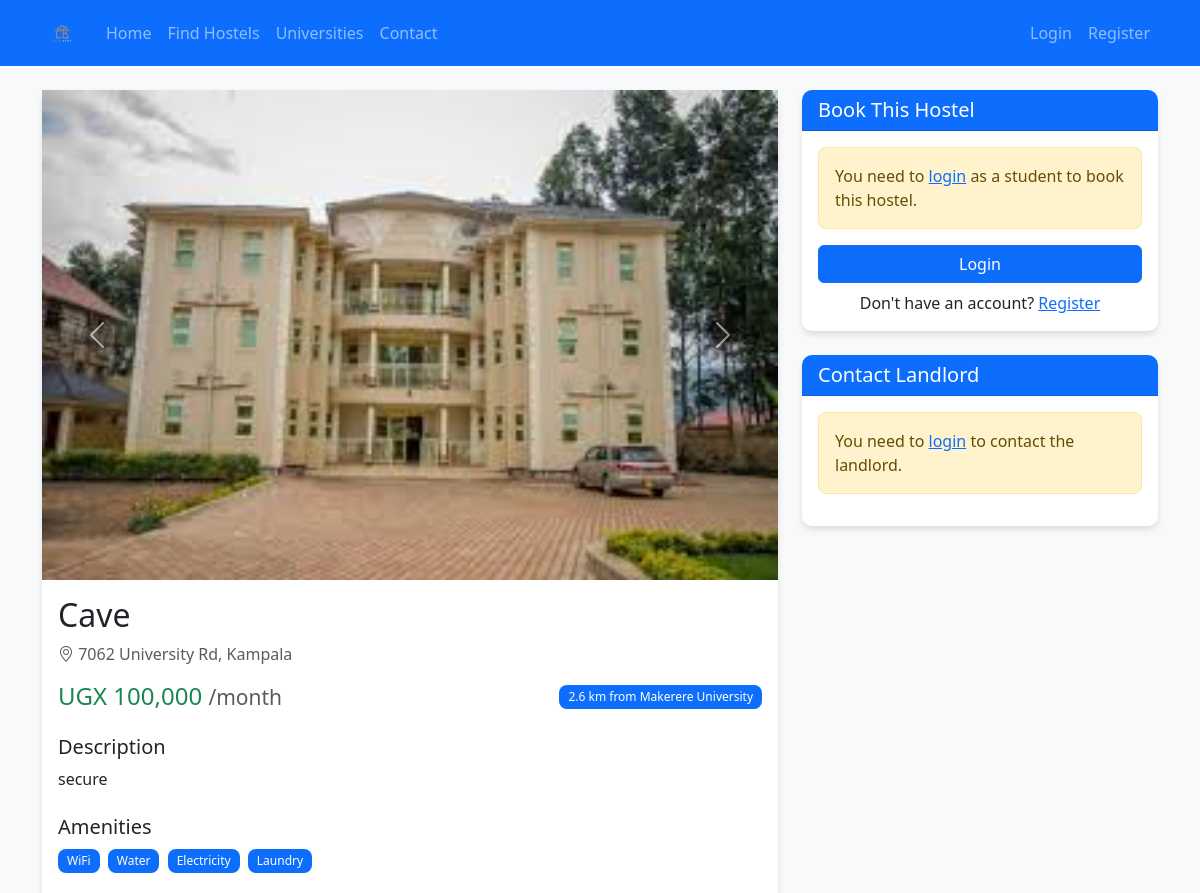
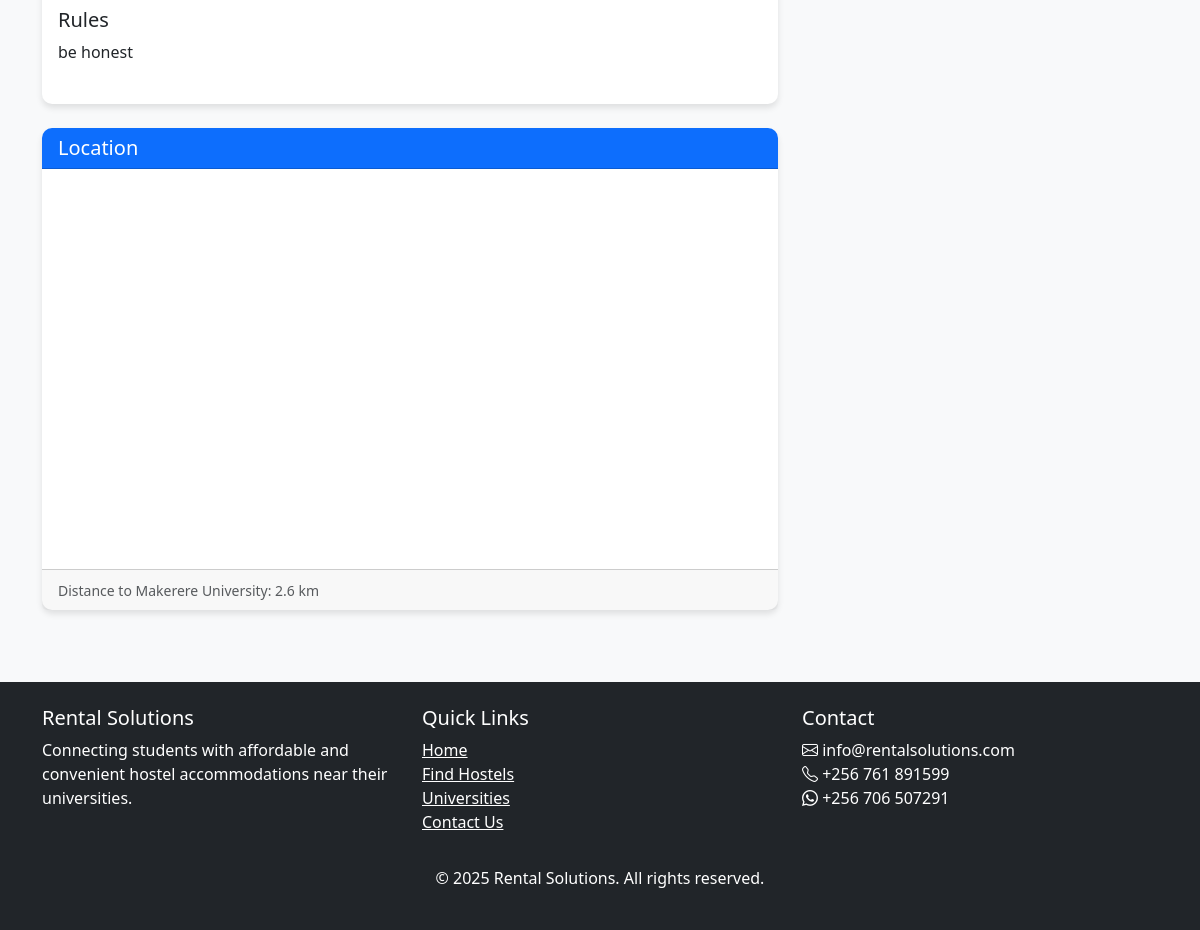
Page /hostel-details.php?id=3 on the committed database (2 pictures, top to bottom).
### tables this page shows
CREATE TABLE `hostel_images` (
  `image_id` int(11) NOT NULL,
  `hostel_id` int(11) NOT NULL,
  `image_path` varchar(255) NOT NULL,
  `is_primary` tinyint(1) DEFAULT 0
);

CREATE TABLE `hostels` (
  `hostel_id` int(11) NOT NULL,
  `landlord_id` int(11) NOT NULL,
  `name` varchar(100) NOT NULL,
  `description` text DEFAULT NULL,
  `address` text NOT NULL,
  `latitude` decimal(10,8) NOT NULL,
  `longitude` decimal(11,8) NOT NULL,
  `price_per_month` decimal(10,2) NOT NULL,
  `rooms_available` int(11) NOT NULL,
  `university_id` int(11) NOT NULL,
  `distance_to_university` decimal(5,2) DEFAULT NULL,
  `amenities` text DEFAULT NULL,
  `rules` text DEFAULT NULL,
  `created_at` timestamp NOT NULL DEFAULT current_timestamp(),
  `updated_at` timestamp NOT NULL DEFAULT current_timestamp() ON UPDATE current_timestamp()
);

CREATE TABLE `universities` (
  `university_id` int(11) NOT NULL,
  `name` varchar(100) NOT NULL,
  `location` varchar(100) NOT NULL,
  `latitude` decimal(10,8) NOT NULL,
  `longitude` decimal(11,8) NOT NULL,
  `logo` varchar(255) DEFAULT NULL
);

### functions.php (called while the page is built, shortened)
<?php
require_once __DIR__ . '/db.php';
function calculate_distance($lat1, $lon1, $lat2, $lon2) {
    $theta = $lon1 - $lon2;
    $dist = sin(deg2rad($lat1)) * sin(deg2rad($lat2)) +
            cos(deg2rad($lat1)) * cos(deg2rad($lat2)) * cos(deg2rad($theta));
    $dist = acos($dist);
    $dist = rad2deg($dist);
    $miles = $dist * 60 * 1.1515;
    return round($miles * 1.609344, 2);
}
function get_hostel($hostel_id) {
    global $conn;
    $query = "SELECT h.*, u.name AS university_name, u.latitude AS uni_lat, u.longitude AS uni_lon
            FROM hostels h
        JOIN universities u ON h.university_id = u.university_id
            WHERE h.hostel_id = ?";
    $stmt = $conn->prepare($query);
    $stmt->bind_param("i", $hostel_id);
    $stmt->execute();
    $result = $stmt->get_result();
    return $result->fetch_assoc();
}
function get_hostel_images($hostel_id) {
    global $conn;
    $query = "SELECT * FROM hostel_images WHERE hostel_id = ? ORDER BY is_primary DESC, image_id ASC";
    $stmt = $conn->prepare($query);
    $stmt->bind_param("i", $hostel_id);
    $stmt->execute();
    $result = $stmt->get_result();
    $images = [];
    while ($row = $result->fetch_assoc()) {
        $images[] = $row;
    }
    return $images;
}
?>

### auth.php (called while the page is built, shortened)
<?php
require_once __DIR__ . '/db.php';
require_once __DIR__ . '/functions.php';
function is_logged_in() {
    return isset($_SESSION['user_id']);
}
?>

### hostel-details.php (the view, shortened to what this page needs)
<?php
require_once __DIR__ . '/auth.php';
require_once __DIR__ . '/header.php';
require_once __DIR__ . '/functions.php';
$hostel_id = (int)$_GET['id'];
$hostel = get_hostel($hostel_id);
$images = get_hostel_images($hostel_id);
$amenities = json_decode($hostel['amenities'], true) ?? [];
$distance = calculate_distance(
    $hostel['latitude'], $hostel['longitude'],
    $hostel['uni_lat'], $hostel['uni_lon']
);
?>
<div class="row">
    <div class="col-md-8">
        <div class="card mb-4">
            <div id="hostelCarousel" class="carousel slide" data-bs-ride="carousel">
                <div class="carousel-inner">
                    <?php if (empty($images)): ?>
                        <div class="carousel-item active">
                            <img src="/assets/images/hostel-placeholder.jpg" class="d-block w-100" alt="Hostel Image">
                        </div>
                    <?php else: ?>
                        <?php foreach ($images as $index => $image): ?>
                            <div class="carousel-item <?php echo $index === 0 ? 'active' : ''; ?>">
                                <img src="/uploads/hostel_images/<?php echo htmlspecialchars($image['image_path']); ?>"
                                class="d-block w-100 hostel-detail-image" alt="Hostel Image">
                            </div>
                        <?php endforeach; ?>
                    <?php endif; ?>
                </div>
                <button class="carousel-control-prev" type="button" data-bs-target="#hostelCarousel" data-bs-slide="prev">
                    <span class="carousel-control-prev-icon" aria-hidden="true"></span>
                </button>
                <button class="carousel-control-next" type="button" data-bs-target="#hostelCarousel" data-bs-slide="next">
                    <span class="carousel-control-next-icon" aria-hidden="true"></span>
                </button>
            </div>
            <div class="card-body">
                <h2 class="card-title"><?php echo htmlspecialchars($hostel['name']); ?></h2>
                <p class="text-muted">
                    <i class="bi bi-geo-alt"></i> <?php echo htmlspecialchars($hostel['address']); ?>
                </p>
                <div class="d-flex justify-content-between align-items-center mb-4">
                    <h4 class="text-success mb-0">UGX <?php echo number_format($hostel['price_per_month']); ?> <small class="text-muted">/month</small></h4>
                    <span class="badge bg-primary">
                        <?php echo round($distance, 1); ?> km from <?php echo htmlspecialchars($hostel['university_name']); ?>
                    </span>
                </div>
                <div class="mb-4">
                    <h5>Description</h5>
                    <p><?php echo nl2br(htmlspecialchars($hostel['description'])); ?></p>
                </div>
                <div class="mb-4">
                    <h5>Amenities</h5>
                    <div class="amenities-container">
                        <?php foreach ($amenities as $amenity): ?>
                            <span class="badge bg-primary me-1 mb-1"><?php echo htmlspecialchars($amenity); ?></span>
                        <?php endforeach; ?>
                    </div>
                </div>
                <div class="mb-4">
                    <h5>Rules</h5>
                    <p><?php echo nl2br(htmlspecialchars($hostel['rules'])); ?></p>
                </div>
            </div>
        </div>
        <div class="card mb-4">
            <div class="card-header bg-primary text-white">
                <h5 class="mb-0">Location</h5>
            </div>
            <div class="card-body p-0">
                <div id="hostelMap" style="height: 400px; width: 100%;"></div>
            </div>
            <div class="card-footer">
                <small class="text-muted">
                    Distance to <?php echo htmlspecialchars($hostel['university_name']); ?>: <?php echo round($distance, 1); ?> km
                </small>
            </div>
        </div>
    </div>
    <div class="col-md-4">
        <div class="card mb-4">
            <div class="card-header bg-primary text-white">
                <h5 class="mb-0">Book This Hostel</h5>
            </div>
            <div class="card-body">
                <?php if (is_logged_in() && $_SESSION['user_type'] === 'student'): ?>
                    <form id="bookingForm" method="POST" action="booking.php">
                        <input type="hidden" name="hostel_id" value="<?php echo $hostel_id; ?>">
                        <div class="mb-3">
                            <label for="start_date" class="form-label">Check-in Date</label>
                            <input type="date" class="form-control" id="start_date" name="start_date" required>
                        </div>
                        <div class="mb-3">
                            <label for="duration" class="form-label">Duration (months)</label>
                            <select class="form-select" id="duration" name="duration" required>
                                <option value="1">1 Month</option>
                                <option value="3">3 Months</option>
                                <option value="6">6 Months</option>
                                <option value="12">12 Months</option>
                            </select>
                        </div>
                        <div class="mb-3">
                            <label class="form-label">Payment Method</label>
                            <div class="form-check">
                                <input class="form-check-input" type="radio" name="payment_method" id="mobile_money" value="mobile_money" checked>
                                <label class="form-check-label" for="mobile_money">
                                    Mobile Money
                                </label>
                            </div>
                            <div class="form-check">
                                <input class="form-check-input" type="radio" name="payment_method" id="credit_card" value="credit_card">
                                <label class="form-check-label" for="credit_card">
                                    Credit Card
                                </label>
                            </div>
                        </div>
                        <div class="alert alert-info">
                            <p class="mb-1">Total Amount: <span id="totalAmount">UGX <?php echo number_format($hostel['price_per_month']); ?></span></p>
                            <p class="mb-0">Platform Fee: <span id="platformFee">UGX <?php echo number_format($hostel['price_per_month'] * 0.05); ?></span></p>
                        </div>
                        <button type="submit" class="btn btn-primary w-100">Book Now</button>
                    </form>
                <?php elseif (is_logged_in() && $_SESSION['user_type'] === 'landlord'): ?>
                    <div class="alert alert-info">
                        You cannot book hostels as a landlord.
                    </div>
                <?php else: ?>
                    <div class="alert alert-warning">
                        You need to <a href="login.php">login</a> as a student to book this hostel.
                    </div>
                    <a href="login.php" class="btn btn-primary w-100">Login</a>
                    <div class="text-center mt-2">
                        Don't have an account? <a href="register.php">Register</a>
                    </div>
                <?php endif; ?>
            </div>
        </div>
        <div class="card mb-4">
            <div class="card-header bg-primary text-white">
                <h5 class="mb-0">Contact Landlord</h5>
            </div>
            <div class="card-body">
                <?php if (is_logged_in()): ?>
                    <form id="contactForm" method="POST" action="send-message.php">
                        <input type="hidden" name="hostel_id" value="<?php echo $hostel_id; ?>">
                        <input type="hidden" name="receiver_id" value="<?php echo $hostel['landlord_id']; ?>">
                        <div class="mb-3">
                            <label for="subject" class="form-label">Subject</label>
                            <input type="text" class="form-control" id="subject" name="subject" required>
                        </div>
                        <div class="mb-3">
                            <label for="message" class="form-label">Message</label>
                            <textarea class="form-control" id="message" name="message" rows="4" required></textarea>
                        </div>
                        <button type="submit" class="btn btn-outline-primary w-100">Send Message</button>
                    </form>
                <?php else: ?>
                    <div class="alert alert-warning">
                        You need to <a href="login.php">login</a> to contact the landlord.
                    </div>
                <?php endif; ?>
            </div>
        </div>
    </div>
</div>
<?php
require_once __DIR__ . '/footer.php';
?>

### style.css (style rules this page uses)
body { font-family: 'Segoe UI', Tahoma, Geneva, Verdana, sans-serif; background-color: #f8f9fa; }
.card { border: none; border-radius: 10px; box-shadow: 0 4px 6px rgba(0, 0, 0, 0.1); transition: transform 0.3s ease; }
.card-header { border-radius: 10px 10px 0 0 !important; }
.btn-primary { background-color: #0d6efd; border-color: #0d6efd; }
.alert { border-radius: 8px; }
.badge { padding: 0.5em 0.75em; border-radius: 8px; font-weight: 500; }
.bg-primary { background-color: #0d6efd !important; }
.carousel-control-prev-icon, .carousel-control-next-icon { background-color: rgba(0, 0, 0, 0.5); border-radius: 50%; padding: 15px; }

### rows in the picture
hostel_images: image_path (picture)
hostels: name "Cave", address "7062 University Rd, Kampala", price_per_month "100,000", distance "2.6", university.name "Makerere University", description "secure", amenities "WiFi", amenities "Water", amenities "Electricity", amenities "Laundry", rules "be honest"
